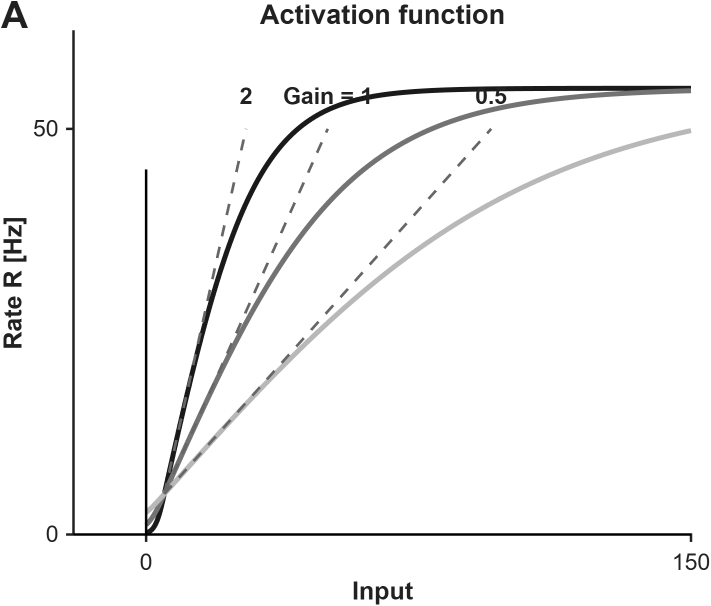
#> input picture komi_full_reproduction/figures/subpanels_fig4/fig4a_activation_functions.png, 1421 x 1211 px (shown at 1/2 size)
$ python build_figure4_composite.py
#> lines starting #> are read from the running program, lines starting #| are printed output that depends on the picture
#!/usr/bin/env python3
"""
build_figure4_composite.py
Assemble the reproduced Figure 4 subpanels into the final candidate composite
matching the exact published layout, dimensions (5080 x 4509), and proportions of Komi et al. (2026).

Layout:
  - Top-Left:     4A (Activation function curves)
  - Top-Right:    4C (Descending drive & gain profiles + modulated effective projectomes)
  - Middle-Left:  4B (Descending tracts anatomy & target receptor radar plots)
  - Middle-Right: 4D (Multi-gait continuous raster, EMGs, and motor outputs across Walk -> Trot -> Bound)
  - Bottom-Left:  4E (Polar phase transitions)
  - Bottom-Mid:   4F (Locomotor frequency across gaits)
  - Bottom-Right: 4G (Nerve and muscle amplitudes across gaits)
"""

import os
from PIL import Image, ImageDraw, ImageFont

def build_composite():
    base_dir = os.path.dirname(os.path.dirname(os.path.abspath(__file__)))
    sub_dir = os.path.join(base_dir, 'figures', 'subpanels_fig4')
    out_dir = os.path.join(base_dir, 'figures', 'main_figures')
    os.makedirs(out_dir, exist_ok=True)

    out_figure = os.path.join(out_dir, 'Figure4.png')

    # Target canvas dimensions matching published figure 4
    canvas_w = 5080
    canvas_h = 4509

    canvas = Image.new('RGB', (canvas_w, canvas_h), color=(255, 255, 255))
#> canvas: PIL image 5080x4509 RGB; every value is 255

    # Paths to subpanels
    p_4a = os.path.join(sub_dir, 'fig4a_activation_functions.png')
    p_4b = os.path.join(sub_dir, 'fig4b_descending_tracts.png')
    p_4c = os.path.join(sub_dir, 'fig4c_modulated_projectome.png')
    p_4d = os.path.join(sub_dir, 'fig4d_gait_patterns.png')
    p_4e = os.path.join(sub_dir, 'fig4e_polar_phase_transitions.png')
    p_4f = os.path.join(sub_dir, 'fig4f_frequency.png')
    p_4g = os.path.join(sub_dir, 'fig4g_amplitudes.png')

    # Helper to paste with aspect ratio preservation
    def paste_subpanel(path, box):
#> called with box = (80, 80, 1600, 1150)
        if not os.path.exists(path):
            print(f"Warning: subpanel missing: {path}")
            return
        im = Image.open(path).convert('RGB')
#> im is the input picture: PIL image 1421x1211 RGB; min 0, max 255, mean 246
        bx, by, bw, bh = box
        # Scale to fit box while preserving aspect ratio
        im_w, im_h = im.size
#> im_w = 1421; im_h = 1211
        scale = min(bw / im_w, bh / im_h)
#> scale = 0.95
        nw, nh = int(im_w * scale), int(im_h * scale)
#> nw = 1349; nh = 1150
        im_resized = im.resize((nw, nh), Image.Resampling.LANCZOS)
        # Center in box
        px = bx + (bw - nw) // 2
#> px = 205
        py = by + (bh - nh) // 2
#> py = 80
        canvas.paste(im_resized, (px, py))
        print(f"Pasted {os.path.basename(path)} at ({px}, {py}), size ({nw}, {nh})")
#| Pasted fig4a_activation_functions.png at (205, 80), size (1349, 1150)

    # Coordinates matching published Figure 4
    # 4A: Top Left (x: 80, y: 80, w: 1600, h: 1150)
    paste_subpanel(p_4a, (80, 80, 1600, 1150))

    # 4C: Top Right (x: 1750, y: 80, w: 3250, h: 1150)
    paste_subpanel(p_4c, (1750, 80, 3250, 1150))
#> call 2 of paste_subpanel, with box = (1750, 80, 3250, 1150)
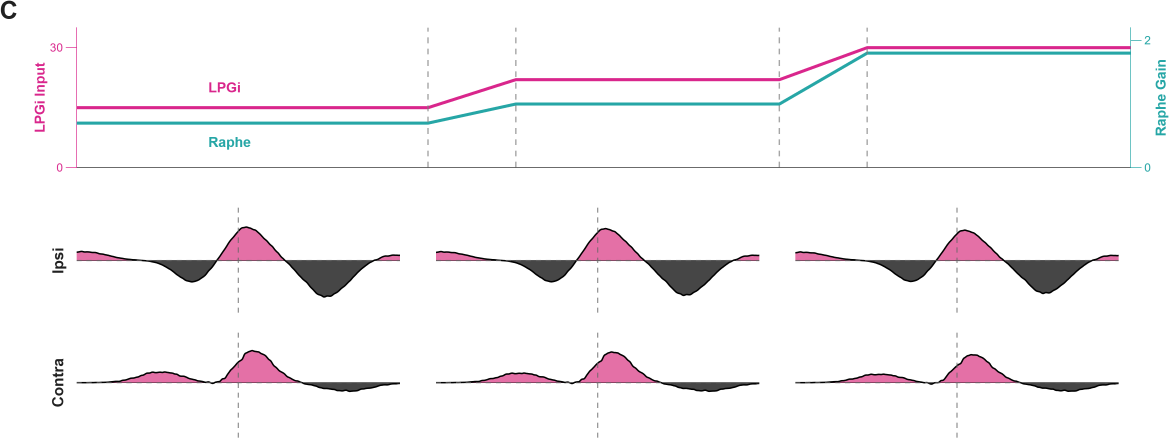
#> input picture komi_full_reproduction/figures/subpanels_fig4/fig4c_modulated_projectome.png, 3508 x 1315 px (shown at 1/3 size)
#> in paste_subpanel, im is the input picture: PIL image 3508x1315 RGB; mean R, G, B 246.9, 244.5, 246.2
#| Pasted fig4c_modulated_projectome.png at (1841, 80), size (3067, 1150)

    # 4B: Middle Left (x: 80, y: 1260, w: 1650, h: 2000)
    paste_subpanel(p_4b, (80, 1260, 1650, 2000))
#> call 3 of paste_subpanel, with box = (80, 1260, 1650, 2000)
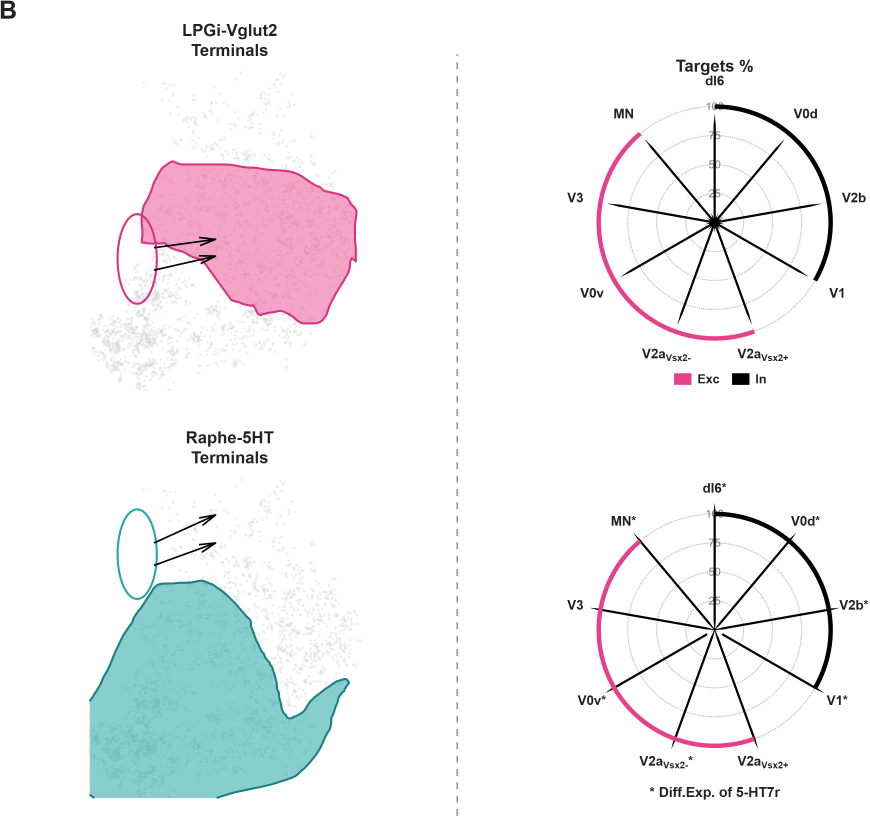
#> input picture komi_full_reproduction/figures/subpanels_fig4/fig4b_descending_tracts.png, 2608 x 2450 px (shown at 1/3 size)
#> in paste_subpanel, im is the input picture: PIL image 2608x2450 RGB; mean R, G, B 243, 243.1, 244.8
#| Pasted fig4b_descending_tracts.png at (80, 1485), size (1649, 1550)

    # 4D: Middle Right (x: 1750, y: 1260, w: 3250, h: 2000)
    paste_subpanel(p_4d, (1750, 1260, 3250, 2000))
#> call 4 of paste_subpanel, with box = (1750, 1260, 3250, 2000)
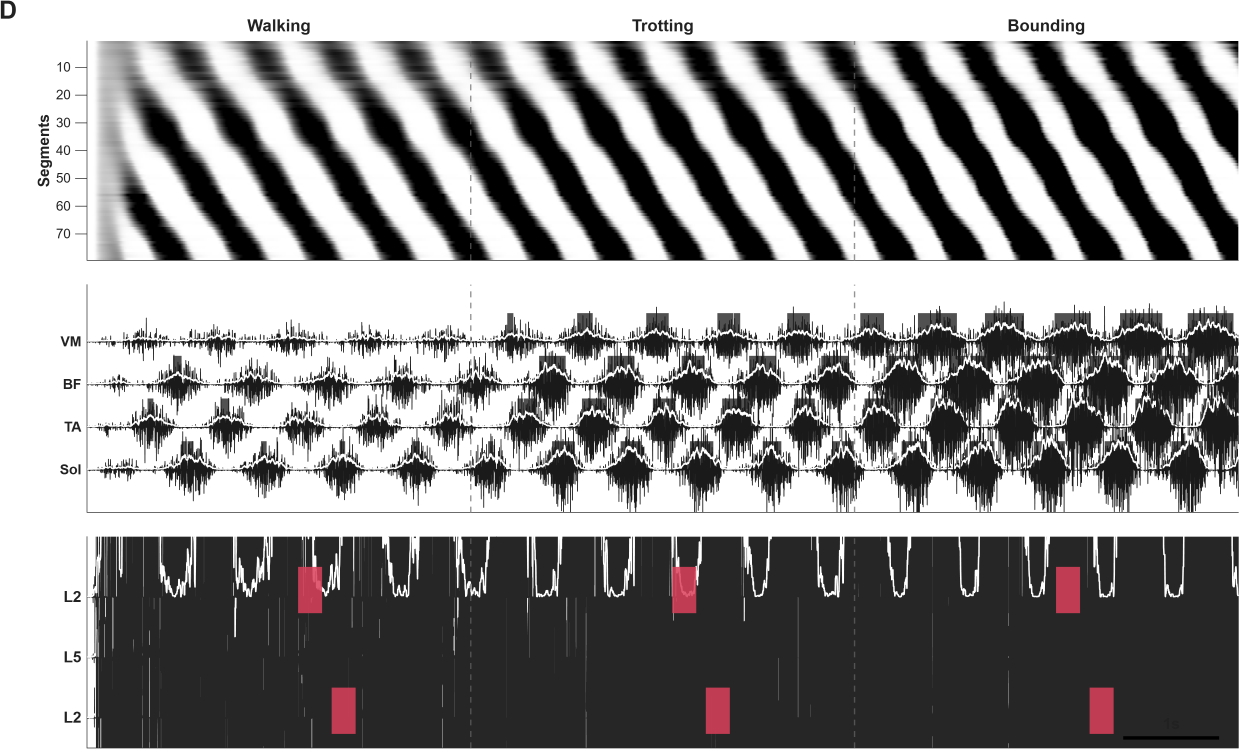
#> input picture komi_full_reproduction/figures/subpanels_fig4/fig4d_gait_patterns.png, 3719 x 2247 px (shown at 1/3 size)
#> in paste_subpanel, im is the input picture: PIL image 3719x2247 RGB; mean R, G, B 145.9, 145, 145.1
#> in paste_subpanel (call 4), `im_resized = im.resize((nw, nh), Image.Resampling.LANCZOS)`:
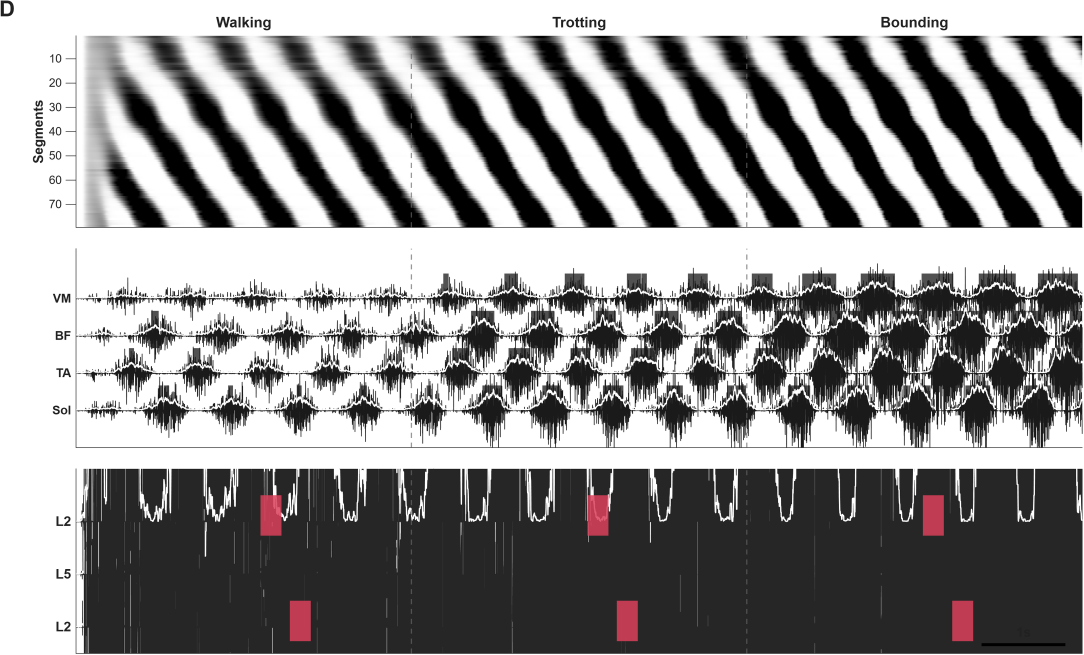
#> im_resized: PIL image 3250x1963 RGB (shown at 1/3 size); mean R, G, B 145.7, 144.7, 144.9
#> in paste_subpanel (call 4), `canvas.paste(im_resized, (px, py))`:
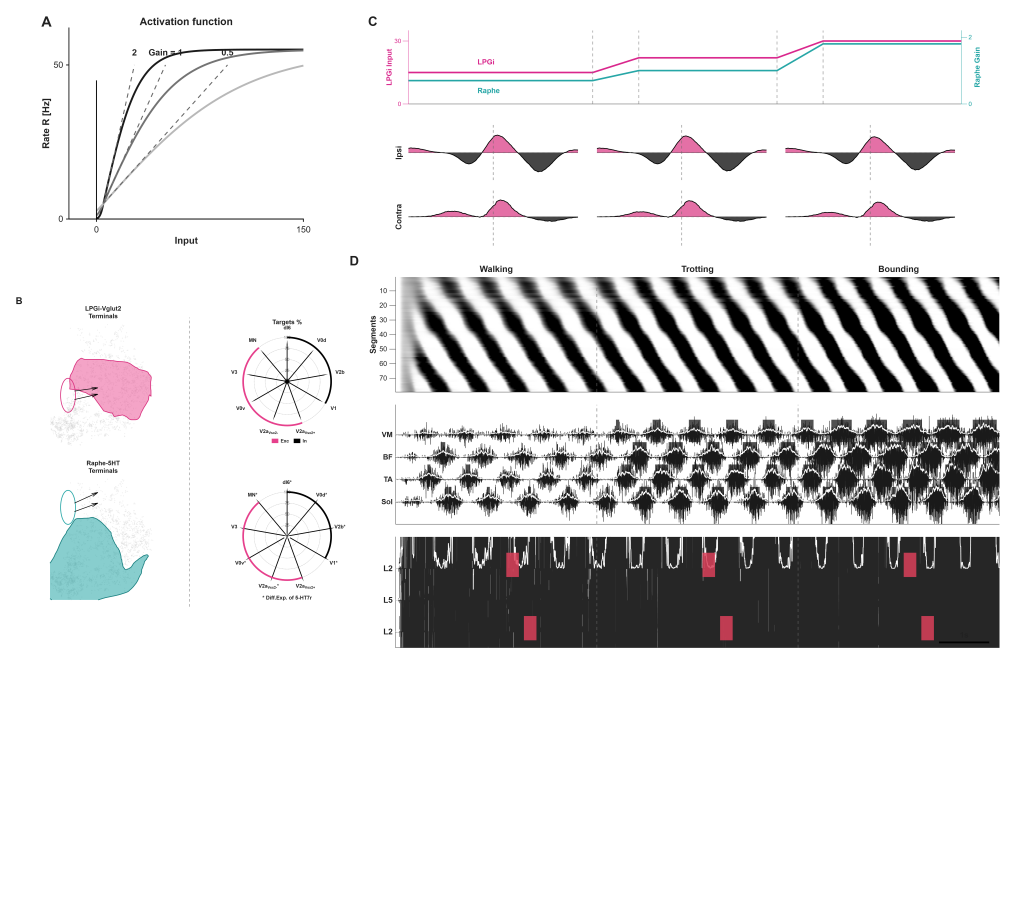
#> canvas: PIL image 5080x4509 RGB (shown at 1/5 size); mean R, G, B 221.3, 220.7, 221.2
#| Pasted fig4d_gait_patterns.png at (1750, 1278), size (3250, 1963)

    # 4E: Bottom Left (x: 80, y: 3300, w: 1750, h: 1120)
    paste_subpanel(p_4e, (80, 3300, 1750, 1120))
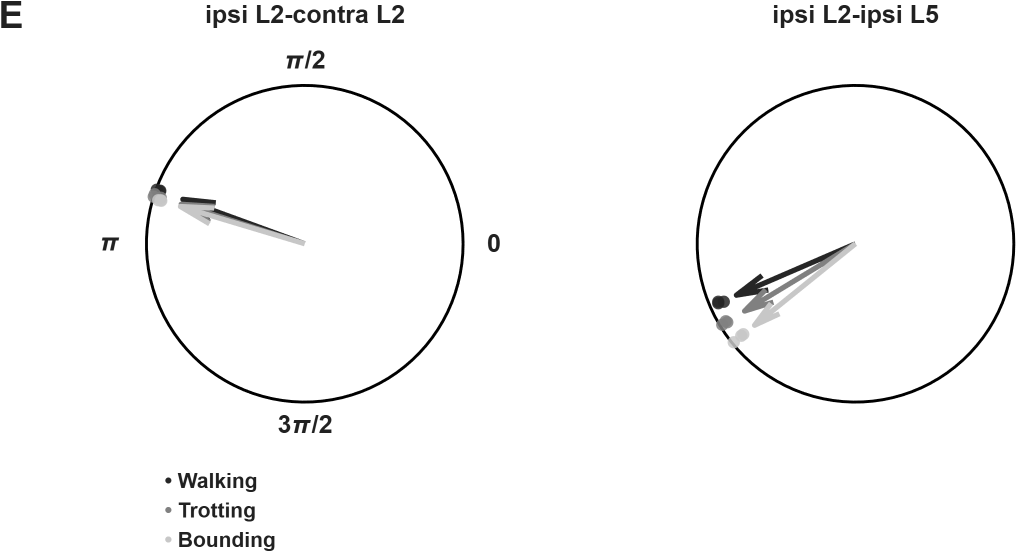
#> input picture komi_full_reproduction/figures/subpanels_fig4/fig4e_polar_phase_transitions.png, 2033 x 1104 px (shown at 1/2 size)
#> in paste_subpanel, im is the input picture: PIL image 2033x1104 RGB; min 0, max 255, mean 249.2
#| Pasted fig4e_polar_phase_transitions.png at (80, 3385), size (1750, 950)

    # 4F: Bottom Mid (x: 1880, y: 3300, w: 750, h: 1120)
    paste_subpanel(p_4f, (1880, 3300, 750, 1120))

    # 4G: Bottom Right (x: 2650, y: 3300, w: 2350, h: 1120)
    paste_subpanel(p_4g, (2650, 3300, 2350, 1120))

    canvas.save(out_figure, quality=95)
    print(f"Successfully generated Figure 4 composite: {out_figure}")

if __name__ == '__main__':
    build_composite()
